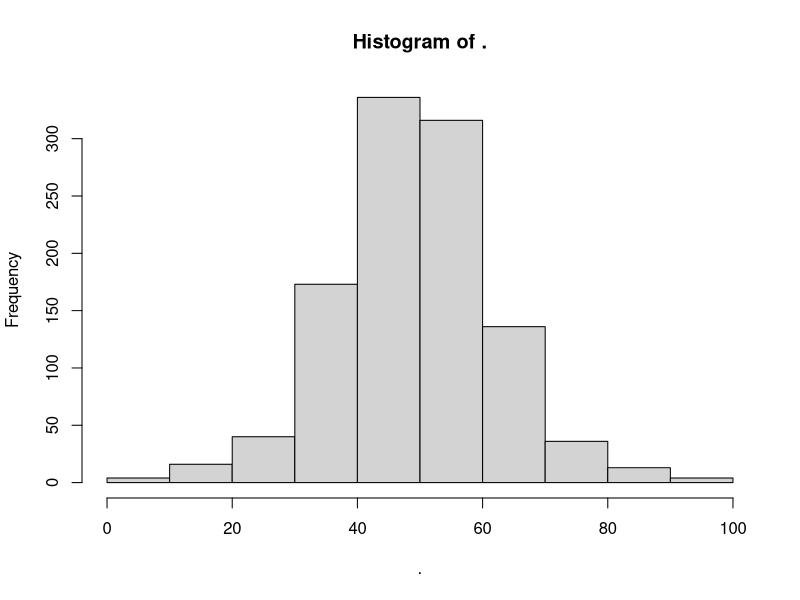

Source code (R):
require(tidyverse)
require(lme4)
doit<-1
while (doit) {
    Ngroup2s = 20
    dd2<-MASS::mvrnorm(n=Ngroup2s, mu = c(0,0), Sigma = matrix(c(2,1,1,2),byrow = T, nrow=2))
    cor(dd2)
    
    df<-as.data.frame(c())
    for(i in 1:Ngroup2s){
        Ngroups = round(rnorm(1,10,2))
        NperGroup = abs(round(rnorm(Ngroups,4,1)))+1
        N = sum(NperGroup)
        groups = map(seq_along(NperGroup), ~rep(.,NperGroup[.])) %>% unlist() %>% factor
        
        dd<-MASS::mvrnorm(n=Ngroups, mu = c(0,0), Sigma = matrix(c(10,5,5,10),byrow = T, nrow=2))
        x = map(1:Ngroups, ~1:NperGroup[.]) %>% unlist
        x2 = i%%2
        e = rnorm(N, sd = 10)
        y = 0 + dd[groups,1]+dd2[i,1] + (2+dd[groups,2]+dd2[i,2])*x + (-4 * x2)*x+ (4 * x2) + e
        d = data.frame(x,x2, y, groups)
        d$ng2 = i
        df<-rbind(df,d)
    }
    
    df$y<-df$y+abs(min(df$y))
    df$y<-df$y/(max(df$y))*100
    df$y %>% hist()
    
    #df$x<-df$x+12
    lmer(y~x*factor(x2)+(1+x|ng2/groups),df,control=lmerControl(optimizer = "bobyqa")) -> m
    print(VarCorr(m))
    
    t1 = attributes(VarCorr(m)[[1]])$stddev
    t2 = attributes(VarCorr(m)[[1]])$correlation
    t3 = attributes(VarCorr(m)[[2]])$stddev
    t4 = attributes(VarCorr(m)[[2]])$correlation
    
    if(!isSingular(m) & all(t1 != 0) & !(t2[lower.tri(t2)] %in% c(0,1,-1)) & all(t3 != 0) & !(t4[lower.tri(t4)] %in% c(0,1,-1)) ){
        doit <- 0
    }
}


snames = c("Blue River High School","South Fork Conservatory","Central High","Elk Grove School","Woodside University","Eastwood Institute","Oak Park Technical School","Central Grammar School","Clearwater Charter School","Coral Coast Institute","Edgewood Grammar School","Liberty High","Grand Mountain Elementary","Long Beach School","Eagle Mountain Technical School","Tranquillity Middle School","Seal Bay Middle School","Clearwater School of Fine Arts","Horizon Elementary","Tranquillity Elementary")

df2 <- df %>% mutate(
    age = x+11,
    interv = x2,
    ABS = y,
    schoolid = factor(ng2, labels=snames),
    ppt = groups
) %>% select(schoolid, ppt, age, interv, ABS)

df2


df3 <- expand_grid(schoolppt = unique(paste0(df2$schoolid,"_",df2$ppt)), age = unique(df2$age)) %>%
    left_join(.,df2 %>% mutate(schoolppt = paste0(schoolid,"_",ppt))) %>% select(-schoolid, ppt) %>%
    separate(schoolppt, into=c("schoolid","ppt"), sep="_")

#write.csv(df3, "../../data/abs_intervention.csv",row.names=F)
